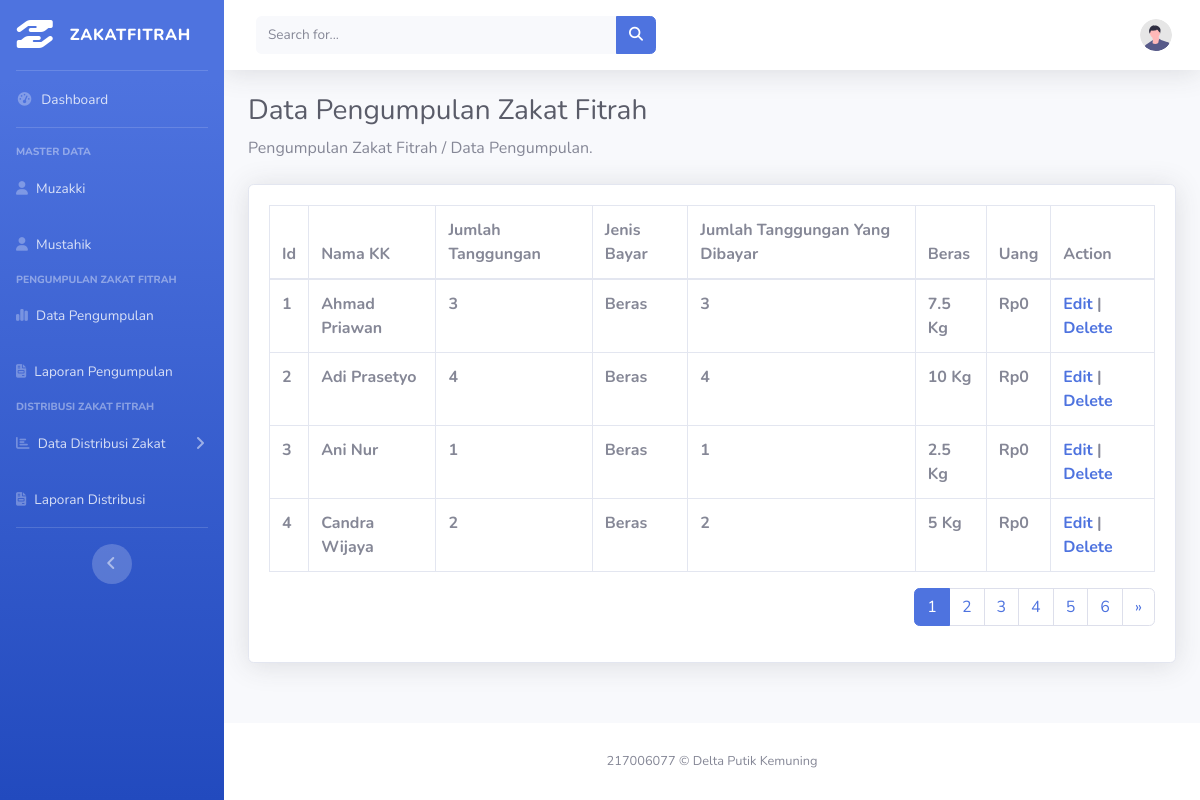
The page /data_pengumpulan.php on the database its author committed.
### tables this page shows
CREATE TABLE `bayar_zakat` (
  `id_zakat` int(11) NOT NULL,
  `nama_kk` varchar(100) NOT NULL,
  `jumlah_tanggungan` int(10) NOT NULL,
  `jenis_bayar` enum('Beras','Uang') NOT NULL,
  `jumlah_tanggunganyangdibayar` varchar(100) NOT NULL,
  `bayar_beras` float NOT NULL,
  `bayar_uang` float(11,0) NOT NULL
);

### data_pengumpulan.php (the view, shortened to what this page needs)
<?php include('header.php'); ?>
<div class="container-fluid">
    <h1 class="h3 mb-2 text-gray-800">Data Pengumpulan Zakat Fitrah</h1>
    <p class="mb-4">Pengumpulan Zakat Fitrah / Data Pengumpulan<a target="_blank" href=""></a>.</p>
    <div class="card shadow mb-4">
        <div class="card-body">
            <div class="table-responsive">
                <table class="table table-bordered" id="dataTable" width="100%" cellspacing="0">
                    <thead>
                        <tr>
                            <th>Id</th>
                            <th>Nama KK</th>
                            <th>Jumlah Tanggungan</th>
                            <th>Jenis Bayar</th>
                            <th>Jumlah Tanggungan Yang Dibayar</th>
                            <th>Beras</th>
                            <th>Uang</th>
                            <th>Action</th>
                        </tr>
                    </thead>
                    <tbody>
                        <?php
                        include 'koneksi.php';
                        $limit = 4;
                        $page = isset($_GET['page']) ? $_GET['page'] : 1;
                        $start = ($page - 1) * $limit;
                        $data = mysqli_query($koneksi, "SELECT * FROM bayar_zakat LIMIT $start, $limit");
                        $no = $start + 1;
                        while ($d = mysqli_fetch_array($data)) {
                        ?>
                            <tr>
                                <th><?php echo $no++; ?></th>
                                <th><?php echo $d['nama_kk']; ?></th>
                                <th><?php echo $d['jumlah_tanggungan']; ?></th>
                                <th><?php echo $d['jenis_bayar']; ?></th>
                                <th><?php echo $d['jumlah_tanggunganyangdibayar']; ?></th>
                                <th><?php echo $d['bayar_beras']; ?> Kg</th>
                                <th>Rp<?= number_format($d['bayar_uang'], 0, ',', '.'); ?></th>
                                <th>
                                    <a href="edit_pengumpulan.php?id_zakat=<?php echo $d['id_zakat']; ?>"> Edit</a> |
                                    <a onclick="return konfirmasi()" href="delete_pengumpulan.php?id_zakat=<?php echo $d['id_zakat']; ?>"> Delete</a>
                                </th>
                            </tr>
                        <?php
                        }
                        ?>
                    </tbody>
                </table>
            </div>
            <ul class="pagination float-right">
                <?php
                $result = mysqli_query($koneksi, "SELECT COUNT(*) AS total FROM bayar_zakat");
                $row = mysqli_fetch_assoc($result);
                $total_pages = ceil($row['total'] / $limit);
                ?>
                <?php for ($i = 1; $i <= $total_pages; $i++) { ?>
                    <li class="page-item <?php if ($i == $page) echo 'active'; ?>">
                        <a class="page-link" href="?page=<?php echo $i; ?>"><?php echo $i; ?></a>
                    </li>
                <?php } ?>
                <?php if ($page < $total_pages) { ?>
                    <li class="page-item">
                        <a class="page-link" href="?page=<?php echo ($page + 1); ?>" aria-label="Next">
                            <span aria-hidden="true">&raquo;</span>
                        </a>
                    </li>
                <?php } ?>
            </ul>
        </div>
    </div>
</div>
<?php include('footer.php'); ?>

### header.php (shortened to what this page needs)
<!DOCTYPE html>
<html lang="en">
<head>
    <link href="vendor/fontawesome-free/css/all.min.css" rel="stylesheet" type="text/css">
    <link href="css/sb-admin-2.min.css" rel="stylesheet">
</head>
<body id="page-top">
    <div id="wrapper">
        <ul class="navbar-nav bg-gradient-primary sidebar sidebar-dark accordion" id="accordionSidebar">
            <a class="sidebar-brand d-flex align-items-center justify-content-center" href="index.html">
                <div class="sidebar-brand-icon ">
                    <i class="fa-solid fa-hand-holding-hand"></i>
                </div>
                <div class="sidebar-brand-text mx-3">ZakatFitrah <sup></sup></div>
            </a>
            <hr class="sidebar-divider my-0">
            <li class="nav-item">
                <a class="nav-link" href="home.php">
                    <i class="fas fa-fw fa-tachometer-alt"></i>
                    <span>Dashboard</span></a>
            </li>
            <hr class="sidebar-divider">
            <div class="sidebar-heading">
                Master Data
            </div>
            <li class="nav-item">
                <a class="nav-link" href="muzakki.php">
                    <i class="fa-solid fa-user"></i>
                    <span>Muzakki</span></a>
            </li>
            <li class="nav-item">
                <a class="nav-link" href="mustahik.php">
                    <i class="fa-solid fa-user"></i>
                    <span>Mustahik</span></a>
            </li>
            <div class="sidebar-heading">
                Pengumpulan Zakat Fitrah
            </div>
            <li class="nav-item">
                <a class="nav-link" href="data_pengumpulan.php">
                    <i class="fa-solid fa-chart-simple"></i>
                    <span>Data Pengumpulan</span></a>
            </li>
            <li class="nav-item">
                <a class="nav-link" href="laporan_pengumpulan.php">
                    <i class="fa-solid fa-file-invoice"></i>
                    <span>Laporan Pengumpulan</span></a>
            </li>
            <div class="sidebar-heading">
                Distribusi Zakat Fitrah
            </div>
            <li class="nav-item">
                <a class="nav-link collapsed" data-toggle="collapse" href="#collapseTwo" aria-expanded="true" aria-controls="collapseTwo">
                    <i class="fas fa-chart-bar"></i>
                    <span>Data Distribusi Zakat</span>
                </a>
            </li>
            <li class="nav-item">
                <a class="nav-link" href="laporan_distribusi.php">
                    <i class="fa-solid fa-file-invoice"></i>
                    <span>Laporan Distribusi</span></a>
            </li>
            <hr class="sidebar-divider d-none d-md-block">
            <div class="text-center d-none d-md-inline">
                <button class="rounded-circle border-0" id="sidebarToggle"></button>
            </div>
        </ul>
        <div id="content-wrapper" class="d-flex flex-column">
            <div id="content">
                <nav class="navbar navbar-expand navbar-light bg-white topbar mb-4 static-top shadow">
                    <form class="d-none d-sm-inline-block form-inline mr-auto ml-md-3 my-2 my-md-0 mw-100 navbar-search">
                        <div class="input-group">
                            <form method="GET" action="hasil_pencarian.php">
                                <input type="text" class="form-control bg-light border-0 small" placeholder="Search for..." aria-label="Search" aria-describedby="basic-addon2">
                                <div class="input-group-append">
                                    <button class="btn btn-primary" type="button">
                                        <i class="fas fa-search fa-sm"></i>
                                    </button>
                                </div>
                        </div>
                    </form>
                    <ul class="navbar-nav ml-auto">
                        <li class="nav-item dropdown no-arrow">
                            <a class="nav-link dropdown-toggle" href="#" id="userDropdown" role="button" data-toggle="dropdown" aria-haspopup="true" aria-expanded="false">
                                <img class="img-profile rounded-circle" src="img/undraw_profile.svg">
                            </a>
                        </li>
                    </ul>
                </nav>

### footer.php (shortened to what this page needs)
</div>
<footer class="sticky-footer bg-white">
    <div class="container my-auto">
        <div class="copyright text-center my-auto">
            <span>217006077 &copy; Delta Putik Kemuning</span>
        </div>
    </div>
</footer>
</div>
</div>
</body>
</html>

### rows shown on the page
bayar_zakat: nama_kk "Ahmad Priawan", jumlah_tanggungan "3", jenis_bayar "Beras", jumlah_tanggunganyangdibayar "3", bayar_beras "7.5", bayar_uang "0"
bayar_zakat: nama_kk "Adi Prasetyo", jumlah_tanggungan "4", jenis_bayar "Beras", jumlah_tanggunganyangdibayar "4", bayar_beras "10", bayar_uang "0"
bayar_zakat: nama_kk "Ani Nur", jumlah_tanggungan "1", jenis_bayar "Beras", jumlah_tanggunganyangdibayar "1", bayar_beras "2.5", bayar_uang "0"
bayar_zakat: nama_kk "Candra Wijaya", jumlah_tanggungan "2", jenis_bayar "Beras", jumlah_tanggunganyangdibayar "2", bayar_beras "5", bayar_uang "0"
